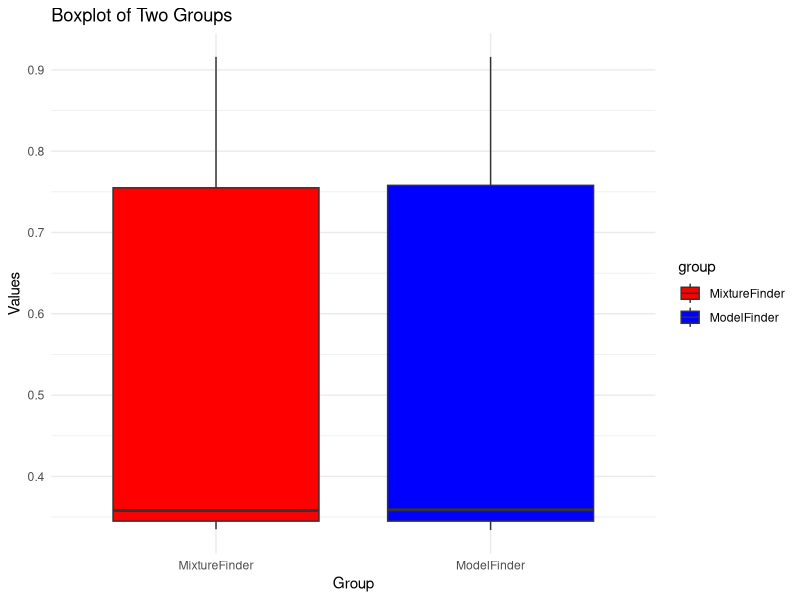
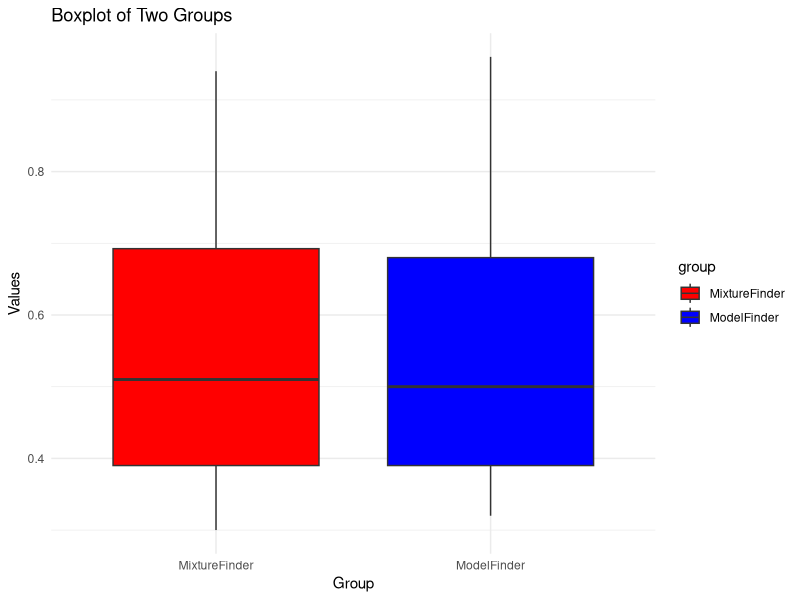
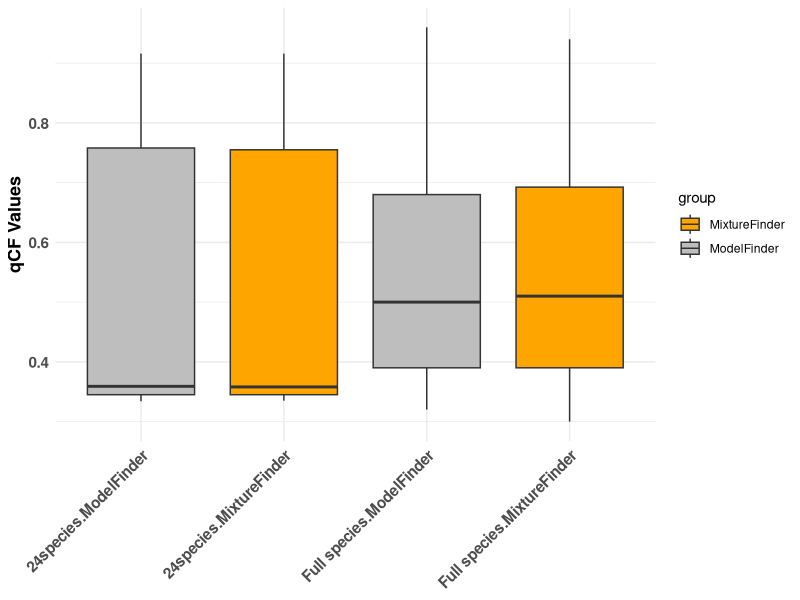

The R source for these figures, in order:
# load data
group1 <- c(0.4, 0.44, 0.75, 0.75, 0.69, 0.5, 0.81, 0.86, 0.41, 0.52, 0.74, 0.62, 0.6, 0.86, 0.76, 0.52, 0.78, 0.6, 0.59, 0.7, 0.33, 0.26, 0.6, 0.35, 0.4, 0.44, 0.55, 0.52, 0.69, 0.77, 0.3, 0.67, 0.32, 0.36, 0.37, 0.42, 0.65, 0.54, 0.42, 0.44, 0.43, 0.75, 0.72, 0.55, 0.37, 0.3, 0.37, 0.5, 0.38, 0.44, 0.43, 0.45, 0.69, 0.73, 0.84, 0.49, 0.35, 0.45, 0.7, 0.35, 0.42, 0.63, 0.68, 0.66, 0.47, 0.54, 0.66, 0.49, 0.3, 0.65, 0.36, 0.39, 0.33, 0.42, 0.35, 0.49, 0.77, 0.45, 0.35, 0.82, 0.31, 0.43, 0.39, 0.69, 0.71, 0.41, 0.31, 0.38, 0.45, 0.67, 0.73, 0.44, 0.67, 0.81, 0.45, 0.4, 0.45, 0.56, 0.45, 0.35, 0.38, 0.39, 0.38, 0.41, 0.39, 0.49, 0.42, 0.55, 0.55, 0.35, 0.44, 0.33, 0.39, 0.34, 0.46, 0.5, 0.4, 0.37, 0.59, 0.72, 0.72, 0.42, 0.39, 0.32, 0.37, 0.48, 0.39, 0.32, 0.38, 0.29, 0.55, 0.48, 0.37, 0.53, 0.5, 0.37, 0.33, 0.36, 0.35, 0.33, 0.34, 0.34, 0.31, 0.41, 0.48, 0.43, 0.35, 0.53, 0.5, 0.41, 0.51, 0.54, 0.58, 0.48, 0.53, 0.67, 0.7, 0.68, 0.37, 0.63, 0.35, 0.71, 0.79, 0.73, 0.57, 0.75, 0.25, 0.44, 0.49, 0.68, 0.83, 0.32, 0.35, 0.38, 0.44, 0.46, 0.42, 0.37, 0.43, 0.79, 0.58, 0.61, 0.54, 0.79, 0.68, 0.6, 0.57, 0.66, 0.9, 0.34, 0.91, 0.75, 0.36, 0.9, 0.27, 0.88, 0.86, 0.9, 0.9, 0.44, 0.63, 0.34, 0.39, 0.68, 0.46, 0.59, 0.49, 0.63, 0.71, 0.44, 0.74, 0.44, 0.64, 0.85, 0.51, 0.44, 0.41, 0.37, 0.34, 0.35, 0.73, 0.82, 0.53, 0.81, 0.67, 0.33, 0.75, 0.65, 0.49, 0.34, 0.39, 0.31, 0.42, 0.79, 0.38, 0.83, 0.75, 0.42, 0.66, 0.49, 0.35, 0.55, 0.4, 0.68, 0.68, 0.3, 0.45, 0.34, 0.37, 0.76, 0.28, 0.48, 0.56, 0.9, 0.48, 0.66, 0.43, 0.3, 0.36, 0.33, 0.39, 0.37, 0.41, 0.85, 0.77, 0.38, 0.74, 0.9, 0.49, 0.49, 0.31, 0.34, 0.4, 0.32, 0.88, 0.44, 0.61, 0.76, 0.64, 0.44, 0.65, 0.57, 0.52, 0.66, 0.48, 0.65, 0.7, 0.5, 0.49, 0.68, 0.54, 0.61, 0.36, 0.27, 0.3, 0.73, 0.57, 0.56, 0.7, 0.33, 0.63, 0.57, 0.79, 0.64, 0.72, 0.68, 0.58, 0.62, 0.38, 0.31, 0.34, 0.32, 0.49, 0.88, 0.35, 0.35, 0.71, 0.33, 0.89, 0.33, 0.6, 0.79, 0.37, 0.86, 0.66, 0.96, 0.66, 0.69, 0.51, 0.8, 0.23, 0.35, 0.34, 0.33, 0.69, 0.88, 0.65, 0.58, 0.91, 0.38, 0.96, 0.84, 0.92, 0.46, 0.82, 0.84, 0.89, 0.58, 0.55, 0.92, 0.27, 0.5, 0.86, 0.77, 0.71, 0.56, 0.9, 0.44, 0.85, 0.78)
group2 <- c(0.41, 0.44, 0.77, 0.7, 0.69, 0.47, 0.8, 0.88, 0.46, 0.54, 0.78, 0.64, 0.5, 0.83, 0.79, 0.48, 0.83, 0.67, 0.56, 0.7, 0.35, 0.25, 0.6, 0.36, 0.39, 0.45, 0.56, 0.57, 0.64, 0.8, 0.19, 0.74, 0.35, 0.38, 0.37, 0.38, 0.64, 0.57, 0.43, 0.41, 0.45, 0.78, 0.74, 0.55, 0.44, 0.32, 0.34, 0.47, 0.35, 0.51, 0.48, 0.42, 0.69, 0.67, 0.84, 0.52, 0.35, 0.43, 0.72, 0.36, 0.39, 0.69, 0.63, 0.68, 0.52, 0.54, 0.7, 0.48, 0.3, 0.67, 0.39, 0.38, 0.29, 0.43, 0.34, 0.44, 0.83, 0.43, 0.4, 0.79, 0.32, 0.43, 0.39, 0.76, 0.61, 0.39, 0.34, 0.36, 0.46, 0.72, 0.76, 0.4, 0.67, 0.8, 0.52, 0.36, 0.46, 0.54, 0.46, 0.31, 0.39, 0.36, 0.35, 0.4, 0.32, 0.52, 0.39, 0.55, 0.65, 0.3, 0.47, 0.39, 0.33, 0.36, 0.45, 0.53, 0.42, 0.39, 0.63, 0.66, 0.72, 0.43, 0.45, 0.25, 0.36, 0.49, 0.36, 0.35, 0.32, 0.3, 0.6, 0.47, 0.42, 0.62, 0.54, 0.32, 0.3, 0.37, 0.37, 0.34, 0.28, 0.34, 0.34, 0.43, 0.47, 0.4, 0.32, 0.53, 0.5, 0.35, 0.54, 0.53, 0.56, 0.48, 0.59, 0.69, 0.68, 0.74, 0.38, 0.62, 0.36, 0.71, 0.83, 0.71, 0.48, 0.78, 0.32, 0.44, 0.44, 0.67, 0.82, 0.34, 0.29, 0.4, 0.4, 0.47, 0.36, 0.37, 0.44, 0.78, 0.6, 0.65, 0.52, 0.77, 0.66, 0.59, 0.56, 0.67, 0.86, 0.32, 0.91, 0.72, 0.34, 0.92, 0.32, 0.88, 0.86, 0.9, 0.93, 0.43, 0.68, 0.28, 0.36, 0.64, 0.47, 0.52, 0.48, 0.69, 0.74, 0.43, 0.72, 0.48, 0.71, 0.86, 0.52, 0.42, 0.45, 0.36, 0.3, 0.36, 0.78, 0.8, 0.52, 0.82, 0.67, 0.39, 0.75, 0.72, 0.52, 0.39, 0.4, 0.32, 0.41, 0.88, 0.35, 0.83, 0.77, 0.48, 0.67, 0.45, 0.41, 0.57, 0.39, 0.74, 0.72, 0.26, 0.51, 0.38, 0.37, 0.76, 0.32, 0.57, 0.51, 0.92, 0.53, 0.63, 0.44, 0.4, 0.32, 0.32, 0.43, 0.36, 0.48, 0.85, 0.77, 0.37, 0.68, 0.92, 0.54, 0.55, 0.3, 0.38, 0.37, 0.33, 0.83, 0.4, 0.65, 0.62, 0.67, 0.47, 0.68, 0.59, 0.51, 0.65, 0.54, 0.64, 0.72, 0.49, 0.52, 0.76, 0.58, 0.61, 0.38, 0.31, 0.34, 0.74, 0.56, 0.52, 0.67, 0.38, 0.65, 0.59, 0.78, 0.72, 0.67, 0.63, 0.52, 0.59, 0.39, 0.3, 0.33, 0.32, 0.5, 0.89, 0.35, 0.35, 0.73, 0.31, 0.91, 0.33, 0.63, 0.77, 0.41, 0.9, 0.61, 0.9, 0.63, 0.7, 0.49, 0.8, 0.31, 0.34, 0.37, 0.35, 0.75, 0.9, 0.66, 0.57, 0.9, 0.37, 0.97, 0.85, 0.9, 0.49, 0.83, 0.88, 0.84, 0.58, 0.52, 0.93, 0.31, 0.47, 0.87, 0.75, 0.76, 0.55, 0.89, 0.42, 0.82, 0.82)

# create dataframe
data <- data.frame(
  values = c(group1, group2),
  group = factor(c(rep("Group 1", length(group1)), rep("Group 2", length(group2))))
)


# part mf mix

group5 = c(0.916, 0.753, 0.347, 0.872, 0.62, 0.359, 0.344, 0.336, 0.345, 0.347, 0.336, 0.355, 0.342, 0.841, 0.758, 0.559, 0.859, 0.41, 0.334, 0.351, 0.858)
group6 = c(0.916, 0.755, 0.346, 0.87, 0.623, 0.358, 0.347, 0.34, 0.338, 0.339, 0.342, 0.347, 0.345, 0.842, 0.754, 0.561, 0.857, 0.403, 0.335, 0.35, 0.859)


#full mf mix
group3 <- c(0.76, 0.48, 0.63, 0.37, 0.91, 0.48, 0.68, 0.39, 0.46, 0.69, 0.69, 0.39, 0.36, 0.83, 0.77, 0.42, 0.66, 0.5, 0.36, 0.5, 0.36, 0.38, 0.79, 0.64, 0.72, 0.68, 0.58, 0.6, 0.37, 0.86, 0.6, 0.79, 0.41, 0.84, 0.41, 0.77, 0.34, 0.74, 0.9, 0.49, 0.48, 0.35, 0.37, 0.35, 0.71, 0.36, 0.37, 0.89, 0.74, 0.63, 0.49, 0.91, 0.36, 0.32, 0.33, 0.66, 0.96, 0.66, 0.69, 0.51, 0.81, 0.69, 0.5, 0.81, 0.86, 0.41, 0.52, 0.78, 0.85, 0.4, 0.44, 0.75, 0.75, 0.44, 0.9, 0.56, 0.71, 0.77, 0.65, 0.58, 0.91, 0.82, 0.94, 0.47, 0.45, 0.84, 0.92, 0.46, 0.82, 0.84, 0.89, 0.58, 0.55, 0.92, 0.49, 0.86, 0.68, 0.35, 0.91, 0.72, 0.73, 0.82, 0.53, 0.89, 0.81, 0.65, 0.41, 0.72, 0.65, 0.49, 0.36, 0.36, 0.34, 0.38, 0.34, 0.68, 0.6, 0.57, 0.66, 0.9, 0.86, 0.9, 0.9, 0.44, 0.63, 0.34, 0.39, 0.68, 0.46, 0.59, 0.49, 0.63, 0.71, 0.44, 0.74, 0.44, 0.64, 0.85, 0.51, 0.44, 0.41, 0.39, 0.88, 0.36, 0.62, 0.69, 0.35, 0.72, 0.79, 0.37, 0.73, 0.57, 0.68, 0.45, 0.45, 0.68, 0.83, 0.35, 0.38, 0.44, 0.47, 0.39, 0.4, 0.37, 0.43, 0.79, 0.58, 0.61, 0.67, 0.48, 0.5, 0.41, 0.51, 0.54, 0.35, 0.5, 0.35, 0.37, 0.37, 0.37, 0.59, 0.72, 0.72, 0.43, 0.39, 0.47, 0.39, 0.36, 0.38, 0.39, 0.36, 0.5, 0.35, 0.35, 0.53, 0.53, 0.43, 0.35, 0.36, 0.35, 0.36, 0.35, 0.35, 0.39, 0.48, 0.39, 0.55, 0.35, 0.49, 0.77, 0.45, 0.35, 0.82, 0.44, 0.43, 0.39, 0.69, 0.42, 0.71, 0.43, 0.37, 0.45, 0.67, 0.73, 0.44, 0.67, 0.81, 0.45, 0.4, 0.45, 0.56, 0.45, 0.32, 0.4, 0.39, 0.38, 0.41, 0.39, 0.49, 0.42, 0.69, 0.84, 0.73, 0.49, 0.35, 0.45, 0.36, 0.72, 0.44, 0.63, 0.68, 0.66, 0.47, 0.54, 0.66, 0.4, 0.41, 0.63, 0.36, 0.34, 0.35, 0.37, 0.6, 0.86, 0.75, 0.72, 0.55, 0.39, 0.76, 0.52, 0.78, 0.6, 0.59, 0.7, 0.37, 0.68, 0.41, 0.43, 0.56, 0.39, 0.43, 0.77, 0.55, 0.52, 0.62, 0.47, 0.34, 0.38, 0.36, 0.42, 0.65, 0.54, 0.42, 0.44, 0.39, 0.41, 0.36, 0.5, 0.38, 0.44, 0.43, 0.45, 0.35, 0.55, 0.4, 0.4, 0.37, 0.45, 0.43, 0.53, 0.58, 0.53, 0.7, 0.54, 0.78, 0.35, 0.38, 0.39, 0.37, 0.33, 0.35, 0.34, 0.34, 0.35, 0.83, 0.88, 0.44, 0.76, 0.61, 0.64, 0.44, 0.5, 0.49, 0.45, 0.64, 0.46, 0.53, 0.68, 0.54, 0.61, 0.36, 0.56, 0.71, 0.65, 0.57, 0.52, 0.66, 0.48, 0.65, 0.7, 0.38, 0.48, 0.57, 0.36, 0.38, 0.39, 0.36, 0.35, 0.38, 0.39)
group4 <- c(0.83, 0.77, 0.48, 0.67, 0.45, 0.41, 0.5, 0.35, 0.39, 0.74, 0.72, 0.39, 0.53, 0.38, 0.37, 0.76, 0.57, 0.57, 0.33, 0.93, 0.53, 0.63, 0.44, 0.38, 0.36, 0.78, 0.72, 0.67, 0.63, 0.52, 0.59, 0.87, 0.39, 0.5, 0.88, 0.48, 0.84, 0.34, 0.77, 0.37, 0.68, 0.92, 0.54, 0.51, 0.38, 0.36, 0.34, 0.63, 0.76, 0.78, 0.56, 0.41, 0.91, 0.36, 0.36, 0.83, 0.4, 0.62, 0.65, 0.67, 0.47, 0.68, 0.59, 0.51, 0.65, 0.54, 0.64, 0.71, 0.49, 0.52, 0.44, 0.7, 0.37, 0.53, 0.76, 0.58, 0.61, 0.38, 0.52, 0.71, 0.4, 0.5, 0.59, 0.36, 0.69, 0.47, 0.8, 0.88, 0.46, 0.54, 0.82, 0.82, 0.41, 0.44, 0.77, 0.7, 0.42, 0.89, 0.55, 0.76, 0.75, 0.66, 0.57, 0.91, 0.85, 0.94, 0.48, 0.46, 0.85, 0.9, 0.49, 0.83, 0.88, 0.84, 0.58, 0.52, 0.93, 0.46, 0.87, 0.73, 0.34, 0.78, 0.8, 0.52, 0.66, 0.59, 0.56, 0.67, 0.85, 0.35, 0.71, 0.37, 0.35, 0.9, 0.61, 0.9, 0.63, 0.7, 0.49, 0.81, 0.4, 0.3, 0.93, 0.91, 0.73, 0.33, 0.67, 0.82, 0.39, 0.75, 0.72, 0.52, 0.35, 0.4, 0.86, 0.88, 0.9, 0.93, 0.43, 0.66, 0.41, 0.69, 0.47, 0.51, 0.38, 0.47, 0.69, 0.74, 0.43, 0.72, 0.48, 0.71, 0.86, 0.52, 0.42, 0.5, 0.33, 0.35, 0.39, 0.75, 0.62, 0.38, 0.71, 0.83, 0.71, 0.48, 0.74, 0.36, 0.38, 0.44, 0.67, 0.82, 0.39, 0.36, 0.4, 0.47, 0.34, 0.35, 0.37, 0.44, 0.78, 0.6, 0.65, 0.69, 0.48, 0.5, 0.35, 0.54, 0.53, 0.37, 0.62, 0.53, 0.44, 0.41, 0.34, 0.37, 0.35, 0.35, 0.37, 0.38, 0.33, 0.36, 0.55, 0.35, 0.53, 0.42, 0.39, 0.37, 0.63, 0.66, 0.72, 0.42, 0.43, 0.36, 0.48, 0.37, 0.33, 0.42, 0.47, 0.4, 0.62, 0.44, 0.83, 0.43, 0.4, 0.79, 0.44, 0.44, 0.39, 0.76, 0.42, 0.61, 0.44, 0.37, 0.46, 0.72, 0.76, 0.4, 0.67, 0.8, 0.52, 0.36, 0.46, 0.54, 0.43, 0.33, 0.4, 0.39, 0.38, 0.39, 0.36, 0.49, 0.39, 0.37, 0.67, 0.84, 0.52, 0.47, 0.68, 0.72, 0.36, 0.39, 0.7, 0.63, 0.68, 0.52, 0.54, 0.7, 0.4, 0.38, 0.67, 0.38, 0.34, 0.39, 0.37, 0.5, 0.83, 0.74, 0.78, 0.55, 0.4, 0.35, 0.79, 0.48, 0.83, 0.67, 0.56, 0.7, 0.41, 0.45, 0.51, 0.38, 0.44, 0.5, 0.71, 0.81, 0.56, 0.57, 0.61, 0.44, 0.37, 0.38, 0.38, 0.35, 0.6, 0.57, 0.43, 0.41, 0.38, 0.39, 0.54, 0.35, 0.5, 0.48, 0.42, 0.34, 0.56, 0.36, 0.42, 0.39, 0.38, 0.45, 0.38, 0.41, 0.51, 0.56, 0.59, 0.68, 0.52, 0.78, 0.35, 0.39, 0.36, 0.37, 0.34, 0.33, 0.35, 0.36, 0.38, 0.43)



data_part <- data.frame(
  values = c(group5, group6),
  group = factor(c(rep("ModelFinder", length(group5)), rep("MixtureFinder", length(group6))))
)

data_full <- data.frame(
  values = c(group3, group4),
  group = factor(c(rep("ModelFinder", length(group3)), rep("MixtureFinder", length(group4))))
)



# boxplot
library(ggplot2)

ggplot(data_part , aes(x=group, y=values, fill=group)) +
  geom_boxplot() +
  scale_fill_manual(values=c("ModelFinder"="blue", "MixtureFinder"="red")) +
  labs(title="Boxplot of Two Groups", x="Group", y="Values") +
  theme_minimal()

ggplot(data_full, aes(x=group, y=values, fill=group)) +
  geom_boxplot() +
  scale_fill_manual(values=c("ModelFinder"="blue", "MixtureFinder"="red")) +
  labs(title="Boxplot of Two Groups", x="Group", y="Values") +
  theme_minimal()



# combine data_part and data_full
data_combined <- data.frame(
  values = c(data_part$values, data_full$values),
  group = factor(c(as.character(data_part$group), as.character(data_full$group))),
  dataset = factor(c(rep("Part", nrow(data_part)), rep("Full", nrow(data_full))))
)

data_combined$dataset <- factor(data_combined$dataset, levels = c("Part", "Full"),
                                labels = c("24species", "Full species"))


ggplot(data_combined, aes(x = interaction(dataset, group, lex.order = TRUE), y = values, fill = group)) +
  geom_boxplot() +
  scale_fill_manual(values = c("ModelFinder" = "grey", "MixtureFinder" = "orange")) +
  labs(y = "qCF Values") +
  theme_minimal() +
  theme(axis.text.x = element_text(angle = 45, hjust = 1),
        axis.text = element_text(size = 11, face = "bold"),  # x 和 y 轴的标签
        axis.title = element_text(size = 13, face = "bold")) +  # x轴标签旋转，方便阅读
  scale_x_discrete(limits = c("24species.ModelFinder", "24species.MixtureFinder", 
                              "Full species.ModelFinder", "Full species.MixtureFinder")) +
  xlab(NULL) 


